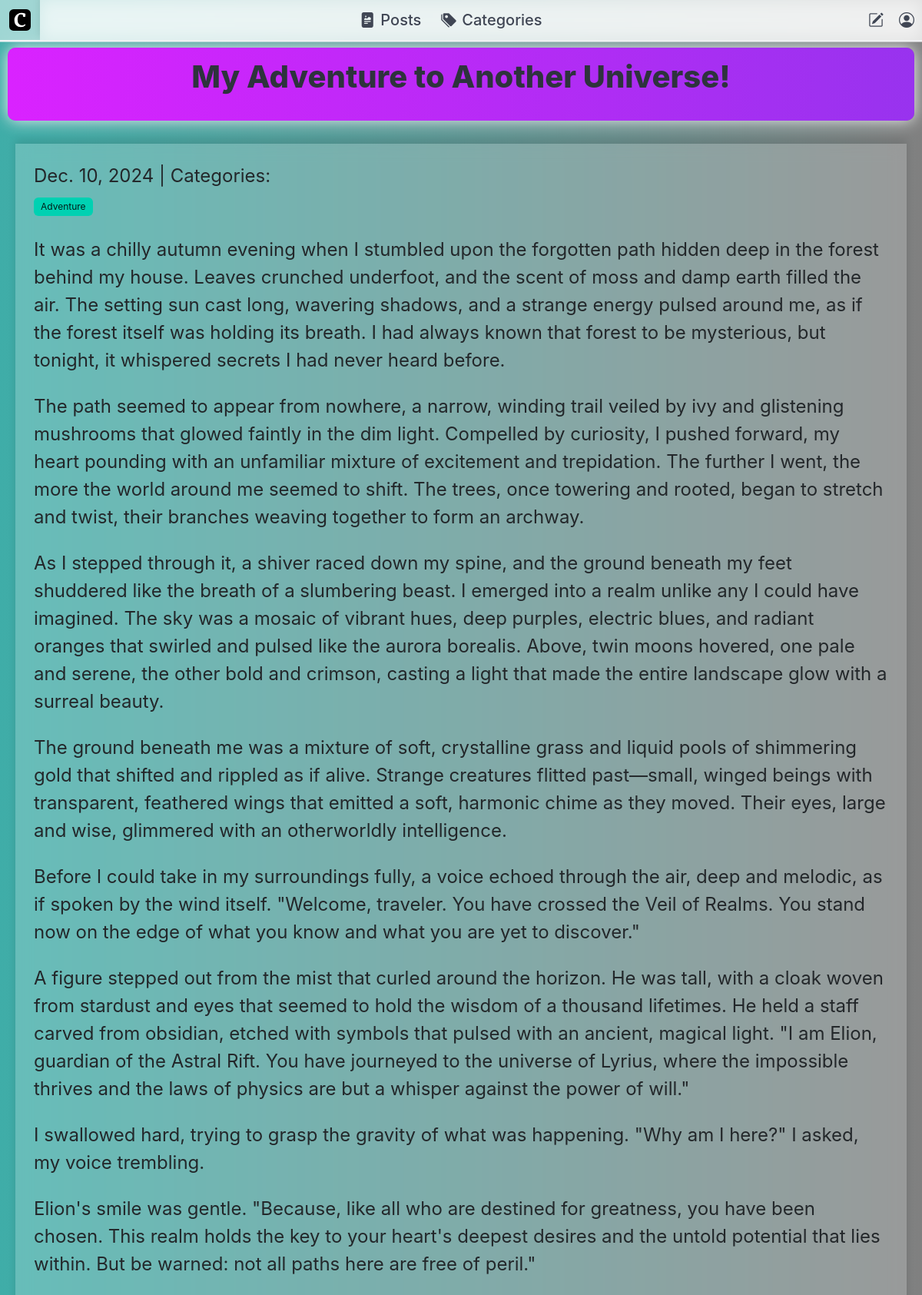
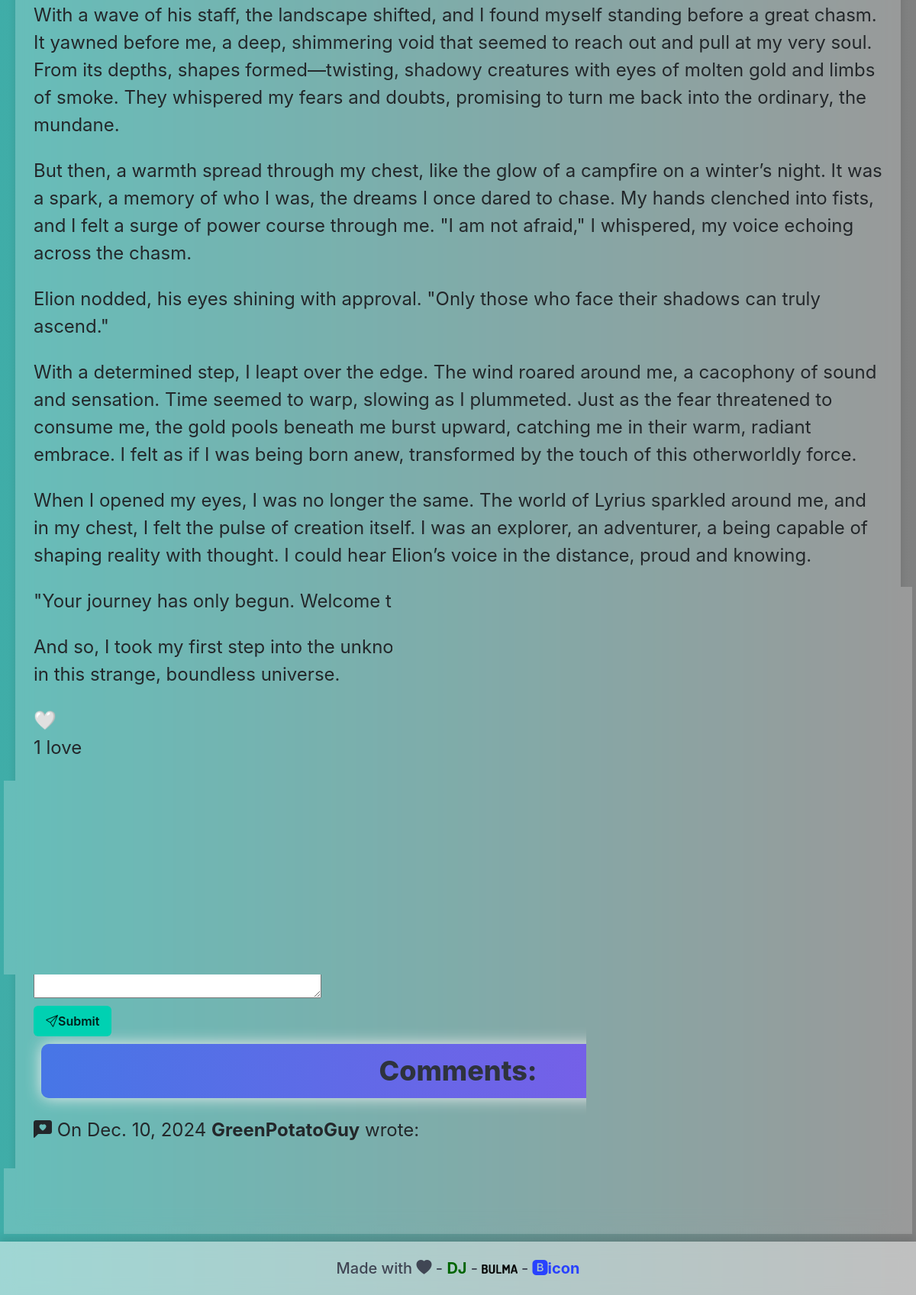
The app's page /post/2/ with its own data (2 pictures, top to bottom).
### blog/models.py (models this page shows, shortened)
class Post(models.Model):
    title = models.CharField(max_length=255)
    body = models.TextField()
    created_on = models.DateTimeField(auto_now_add=True)
    last_modified = models.DateTimeField(auto_now=True)
    author = models.ForeignKey(settings.AUTH_USER_MODEL, on_delete=models.CASCADE, default=1)  # Replace 1 with a valid user ID
    categories = models.ManyToManyField('Category', related_name='posts')
    love_reactions = models.ManyToManyField(settings.AUTH_USER_MODEL, related_name='loved_posts', blank=True)
    def get_love_count(self):
        return self.love_reactions.count()

class Category(models.Model):
    name = models.CharField(max_length=30)
    class Meta:
        verbose_name_plural = "categories"

class Comment(models.Model):
    author = models.CharField(max_length=60)
    body = models.TextField()
    created_on = models.DateTimeField(auto_now_add=True)
    post = models.ForeignKey("Post", on_delete=models.CASCADE)

### blog/views.py (the view)
# urls.py: path("post/<int:pk>/", views.blog_detail, name="blog_detail"),
def blog_detail(request, pk):
    post = get_object_or_404(Post, pk=pk)
    form = CommentForms()
    if request.method == "POST":
        form = CommentForms(request.POST)
        if form.is_valid():
            comment = Comment(
                author = form.cleaned_data["author"],
                body=form.cleaned_data["body"],
                post=post,
            )
            comment = form.save(commit=False)
            comment.post = post
            comment.save()
        return HttpResponseRedirect(request.path_info)
    else:
        form = CommentForms()
    comments = Comment.objects.filter(post=post)
    context = {
        "post":post,
        "comments":comments,
        "form":CommentForms(),
    }
    return render(request, "blog/detail.html", context)

### blog/forms.py
class CommentForms(forms.ModelForm):
    author = forms.CharField(
        max_length=60,
        widget=forms.TextInput(
            attrs={"class":"form-control", "placeholder":"Your Name"}
        ),
    )
    body = forms.CharField(
        widget=forms.Textarea(
            attrs={"class":"form-control", "placeholder":"Leave a cool comment!"}
        )
    )
    class Meta:
        model = Comment
        fields = ['author', 'body']

### blog/templates/blog/detail.html (shortened to what this page needs)
{% extends "base.html" %}
{% block page_content %}
    <div class="containerX">
        <div class="title-box-container">
            <div class="page-title-box"><h1 class="title is-2">{{ post.title }}</h1></div>
    </div>
    <div class="columnX">
        <div class=" content is-size-4 blur-white">
        {{ post.created_on.date }} | Categories:
        <div class="tags">
        {% for category in post.categories.all %}
            <a href="{% url 'blog_category' category.name %}">
                <span class="tag is-hoverable is-primary">{{ category.name }}</span>
            </a>
        {% endfor %}
    </div>
    <p>{{ post.body | linebreaks }}</p>
    <button id="love-btn-{{ post.id }}" class="love-button">
        {% if request.user in post.love_reactions.all %}
            ❤️
        {% else %}
            🤍
        {% endif %}
    </button>
    <p id="love-count-{{ post.id }}">
        {{ post.get_love_count }} {{ post.get_love_count|pluralize:"love,loves" }}
    </p>
    <h3>Leave a comment:</h3>
    <div >
    <form  method="post">
        <div>
            {{ form.author }}
        </div>
        <div >
            {{ form.body }}
        </div>
        <button type="submit" class="button is-primary"><i class="bi bi-send"></i> <strong>Submit</strong></button>
    </form>
    </div>
    <div>
    <h3 class="page-title-button">Comments:</h3>
    {% for comment in comments %}
        <p>
            <i class="bi bi-chat-left-heart-fill"></i> On {{ comment.created_on.date }} <b>{{ comment.author }}</b> wrote:
        </p>
        <div class="block pl-5">
        <p >
            {{ comment.body | linebreaks }}
        </p>
        </div>
    {% endfor %}
    </div>
    </div>
</div>
</div>
</div>
{% endblock page_content %}

### static/css/base.css (style rules this page uses)
.ColorX { height: 100vh; background: linear-gradient(to right, #3fada8, #808080); }
.blur-white { padding: 1.5rem; font-weight: normal; color: #23272a; backdrop-filter: blur(10px); background-color: rgba(255, 255, 255, 0.205); box-shadow: 0px -5px 10px rgba(0, 0, 0, 0.1); }
html, body { height: 100%; margin: 0; }
.page-title-button1, .page-title-button, .page-title-button2, .page-title-box { margin: 10px; padding: 15px 45px; text-align: center; transition: 0.5s; background-size: 200% auto; color: white; box-shadow: 0 0 20px #eee; border-radius: 10px; display: block; }
.page-title-button { background-image: linear-gradient(to right, #4776E6 0%, #8E54E9 51%, #4776E6 100%); }
.page-title-box { background-image: linear-gradient(to right, #DA22FF 0%, #9733EE 51%, #DA22FF 100%); }
.containerX { display: contents; justify-content: space-evenly; padding: 4px; }
.columnX { border-radius: 10px; padding: 20px; margin-right: 1%; box-sizing: border-box; justify-content: center; align-items: center; }
.columnX:last-child { margin-right: 0; }

### records on screen
Post: title "My Adventure to Another Universe!", created_on "Dec. 10, 2024", body "It was a chilly autumn evening when I stumbled upon the forgotten path hidden deep in the forest behind my house. Leaves crunched underfoot, and the scent of moss and damp earth filled the air. The setting sun cast long, wavering shadows, and a strange energy pulsed around me, as if the forest itself was holding its breath. I had always known that forest to be mysterious, but tonight, it whispered secrets I had never heard before. The path seemed to appear from nowhere, a narrow, winding trail veiled by ivy and glistening mushrooms that glowed faintly in the dim light. Compelled by curiosity, I pushed forward, my heart pounding with an unfamiliar mixture of excitement and trepidation. The…", get_love_count "1"
Category: name "Adventure"
Comment: created_on "Dec. 10, 2024", author "GreenPotatoGuy"
